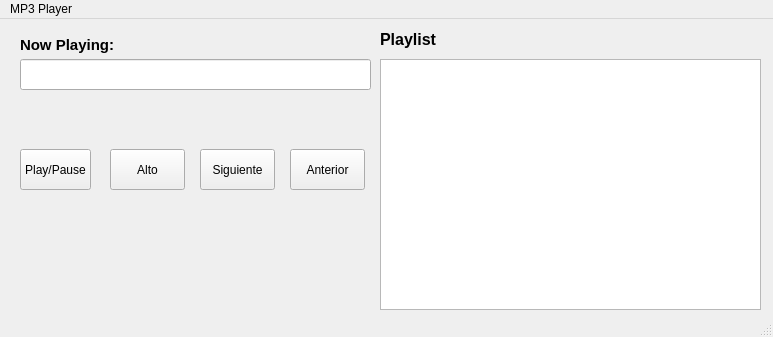
<?xml version="1.0" encoding="UTF-8"?>
<ui version="4.0">
 <class>MainWindow</class>
 <widget class="QMainWindow" name="MainWindow">
  <property name="geometry">
   <rect>
    <x>0</x>
    <y>0</y>
    <width>773</width>
    <height>337</height>
   </rect>
  </property>
  <property name="windowTitle">
   <string>MainWindow</string>
  </property>
  <widget class="QWidget" name="centralwidget">
   <widget class="QListWidget" name="listWidget">
    <property name="geometry">
     <rect>
      <x>380</x>
      <y>40</y>
      <width>381</width>
      <height>251</height>
     </rect>
    </property>
    <property name="currentRow">
     <number>-1</number>
    </property>
   </widget>
   <widget class="QPushButton" name="playpButton">
    <property name="geometry">
     <rect>
      <x>20</x>
      <y>130</y>
      <width>71</width>
      <height>41</height>
     </rect>
    </property>
    <property name="text">
     <string>Play/Pause</string>
    </property>
   </widget>
   <widget class="QPushButton" name="stopButton">
    <property name="geometry">
     <rect>
      <x>110</x>
      <y>130</y>
      <width>75</width>
      <height>41</height>
     </rect>
    </property>
    <property name="text">
     <string>Alto</string>
    </property>
   </widget>
   <widget class="QPushButton" name="nextButton">
    <property name="geometry">
     <rect>
      <x>200</x>
      <y>130</y>
      <width>75</width>
      <height>41</height>
     </rect>
    </property>
    <property name="text">
     <string>Siguiente</string>
    </property>
   </widget>
   <widget class="QPushButton" name="prevButton">
    <property name="geometry">
     <rect>
      <x>290</x>
      <y>130</y>
      <width>75</width>
      <height>41</height>
     </rect>
    </property>
    <property name="text">
     <string>Anterior</string>
    </property>
   </widget>
   <widget class="QLabel" name="label">
    <property name="geometry">
     <rect>
      <x>20</x>
      <y>10</y>
      <width>111</width>
      <height>31</height>
     </rect>
    </property>
    <property name="font">
     <font>
      <pointsize>11</pointsize>
      <weight>75</weight>
      <bold>true</bold>
     </font>
    </property>
    <property name="text">
     <string>Now Playing:</string>
    </property>
   </widget>
   <widget class="QLineEdit" name="lineEdit">
    <property name="geometry">
     <rect>
      <x>20</x>
      <y>40</y>
      <width>351</width>
      <height>31</height>
     </rect>
    </property>
   </widget>
   <widget class="QLabel" name="label_2">
    <property name="geometry">
     <rect>
      <x>380</x>
      <y>10</y>
      <width>81</width>
      <height>21</height>
     </rect>
    </property>
    <property name="font">
     <font>
      <pointsize>12</pointsize>
      <weight>75</weight>
      <bold>true</bold>
     </font>
    </property>
    <property name="text">
     <string>Playlist</string>
    </property>
   </widget>
  </widget>
  <widget class="QMenuBar" name="menubar">
   <property name="geometry">
    <rect>
     <x>0</x>
     <y>0</y>
     <width>773</width>
     <height>21</height>
    </rect>
   </property>
   <widget class="QMenu" name="menuMP3_Player">
    <property name="title">
     <string>MP3 Player</string>
    </property>
   </widget>
   <addaction name="menuMP3_Player"/>
  </widget>
  <widget class="QStatusBar" name="statusbar"/>
 </widget>
 <resources/>
 <connections/>
</ui>
